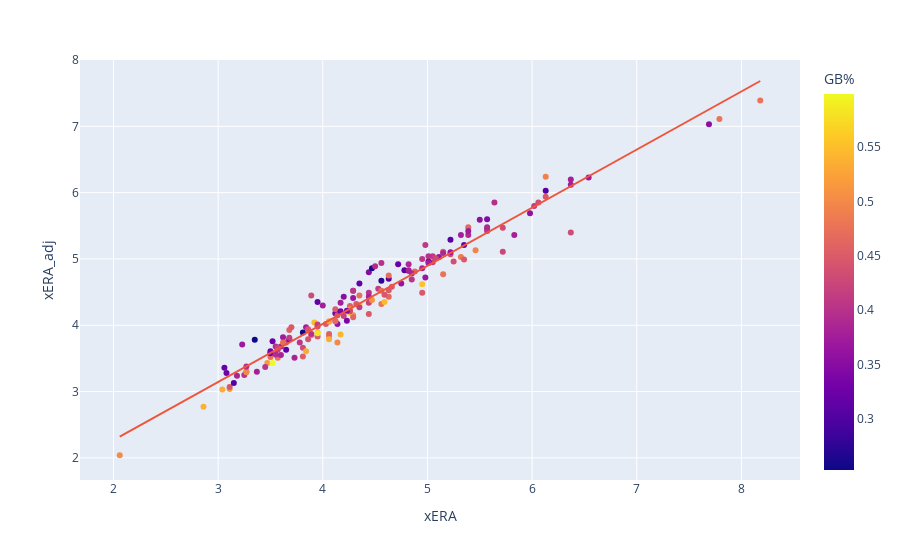

Notebook source saved alongside this figure:
### Code cell
px.scatter(df_2023.loc[df_2023['IP']>50], x='xERA', y='xERA_adj', color='GB%', hover_name='Name', hover_data=['ERA', 'xERA', 'sxERA_adj'], trendline='ols')

### Figure 1 — Plotly figure (JSON) as saved in the notebook; plotly's stock layout.template omitted (floating-point values rounded to 4 significant figures; data arrays with more than 128 entries replaced by an {"elided": "..."} marker saying what was removed)
{"data": [{"customdata": {"elided": "173x2 float values"}, "hovertemplate": "<b>%{hovertext}</b><br><br>xERA=%{x}<br>xERA_adj=%{y}<br>ERA=%{customdata[0]}<br>sxERA_adj=%{customdata[1]}<br>GB%=%{marker.color}<extra></extra>", "hovertext": {"elided": "173 str values"}, "legendgroup": "", "marker": {"color": {"elided": "173 float values"}, "coloraxis": "coloraxis", "symbol": "circle"}, "mode": "markers", "name": "", "orientation": "v", "showlegend": false, "type": "scatter", "x": {"elided": "173 float values"}, "xaxis": "x", "y": {"elided": "173 float values"}, "yaxis": "y"}, {"hovertemplate": "<b>OLS trendline</b><br>xERA_adj = 0.876242 * xERA + 0.515945<br>R<sup>2</sup>=0.952759<br><br>xERA=%{x}<br>xERA_adj=%{y} <b>(trend)</b><extra></extra>", "legendgroup": "", "marker": {"symbol": "circle"}, "mode": "lines", "name": "", "showlegend": false, "type": "scatter", "x": {"elided": "173 float values"}, "xaxis": "x", "y": {"elided": "173 float values"}, "yaxis": "y"}], "layout": {"coloraxis": {"colorbar": {"title": {"text": "GB%"}}, "colorscale": [[0, "#0d0887"], [0.1111, "#46039f"], [0.2222, "#7201a8"], [0.3333, "#9c179e"], [0.4444, "#bd3786"], [0.5556, "#d8576b"], [0.6667, "#ed7953"], [0.7778, "#fb9f3a"], [0.8889, "#fdca26"], [1, "#f0f921"]]}, "legend": {"tracegroupgap": 0}, "margin": {"t": 60}, "xaxis": {"anchor": "y", "domain": [0, 1], "title": {"text": "xERA"}}, "yaxis": {"anchor": "x", "domain": [0, 1], "title": {"text": "xERA_adj"}}}}
